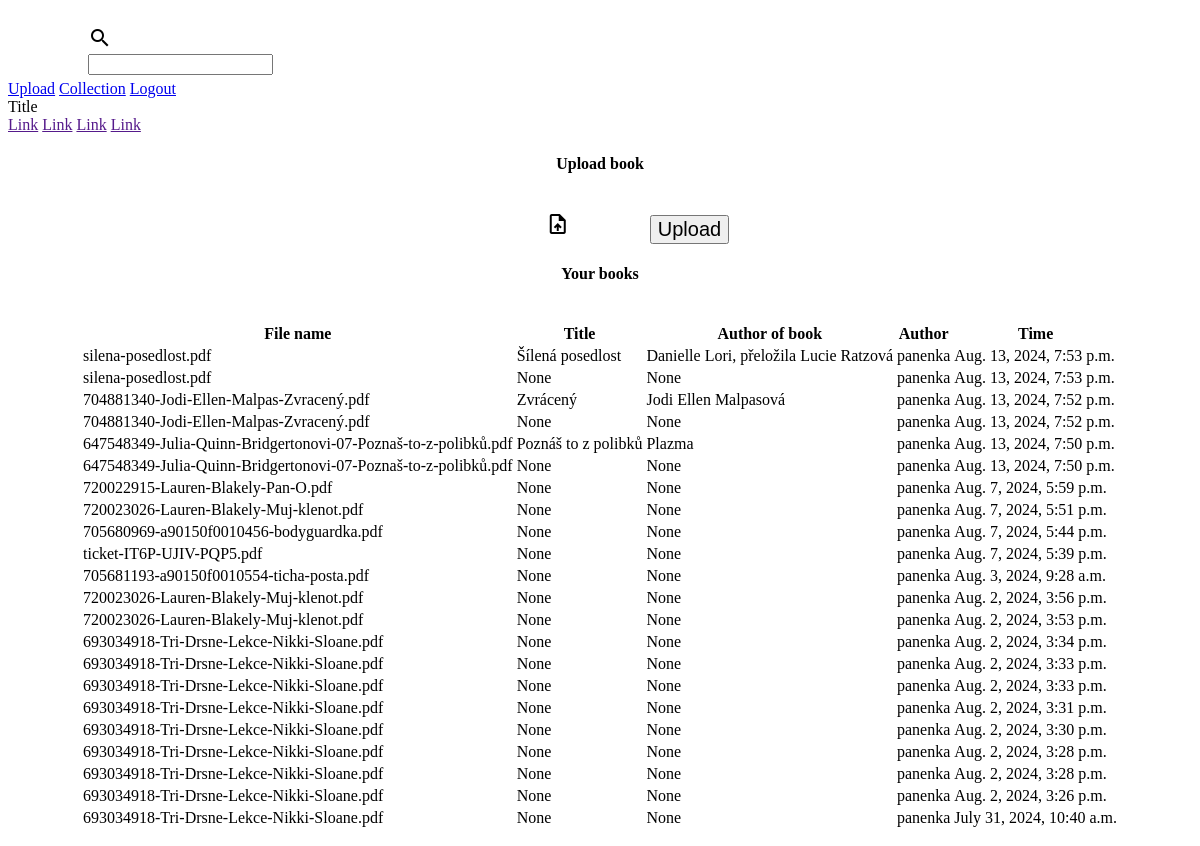
Screenshot of /upload/ (signed in) with the database file from the repository.
### library/models.py (models this page shows)
class UploadedBook(models.Model):
    file_name = models.CharField(max_length=1024)
    file = models.FileField(upload_to='uploads/')
    author = models.ForeignKey(User, on_delete=models.CASCADE)
    date = models.DateTimeField(auto_now=True)
    id = models.IntegerField(primary_key=True)
    title = models.CharField(max_length=1024, null=True)
    author_of_book = models.CharField(max_length=1024, null=True)

class User(AbstractUser):
    pass

### library/views.py (the view, shortened to what this page needs)
# urls.py: path('upload/', views.upload_file, name='upload_file'),
def upload_file(request):
    uploaded_books = UploadedBook.objects.filter(author=request.user).order_by('-date')
    return render(request, 'upload_file.html', {'uploaded_books': uploaded_books})

### library/templates/upload_file.html (shortened to what this page needs)
{% extends "layout.html" %}
{% block body %}
<h4 class="title_upload">Upload book</h4>
<div class="center_div">
  <form method="post" enctype="multipart/form-data">
    <label class="mdl-button mdl-js-button mdl-button--fab mdl-js-ripple-effect mdl-button--colored upload_book">
      <i class="material-icons">upload_file</i>
    </label>
    <input class="mdl-button mdl-js-button mdl-button--raised mdl-js-ripple-effect mdl-button--accent  upload_book"
      type="submit" value="Upload">
  </form>
</div>
<h4 class="title_upload">Your books</h4>
<div class="center_div">
  <table class="mdl-data-table mdl-js-data-table">
    <thead>
      <tr>
        <th class="mdl-data-table__cell--non-numeric">File name</th>
        <th>Title</th>
        <th>Author of book</th>
        <th>Author</th>
        <th>Time</th>
      </tr>
    </thead>
    <tbody>
      {% for book in uploaded_books %}
      <tr>
        <td class="mdl-data-table__cell--non-numeric">{{ book.file_name }}</td>
        <td>{{book.title}}</td>
        <td>{{book.author_of_book}}</td>
        <td>{{ book.author.username }}</td>
        <td>{{ book.date }}</td>
      </tr>
      {% endfor %}
    </tbody>
  </table>
</div>
{% endblock %}

### library/static/styles.css (style rules this page uses)
.upload_book { margin-left: 75px; font-size: 20px; margin-top: 20px; }
.mdl-data-table { padding: 0; margin-top: 18px; }
.title_upload { padding: 0; display: flex; justify-content: center; align-items: center; height: 100%; width: 100%; text-align: center; }
.center_div { display: flex; justify-content: center; }

### rows the page displays
UploadedBook: file_name "silena-posedlost.pdf", title "Šílená posedlost", author_of_book "Danielle Lori, přeložila Lucie Ratzová", author.username "panenka", date "Aug. 13, 2024, 7:53 p.m."
UploadedBook: file_name "silena-posedlost.pdf", title "None", author_of_book "None", author.username "panenka", date "Aug. 13, 2024, 7:53 p.m."
UploadedBook: file_name "704881340-Jodi-Ellen-Malpas-Zvracený.pdf", title "Zvrácený", author_of_book "Jodi Ellen Malpasová", author.username "panenka", date "Aug. 13, 2024, 7:52 p.m."
UploadedBook: file_name "704881340-Jodi-Ellen-Malpas-Zvracený.pdf", title "None", author_of_book "None", author.username "panenka", date "Aug. 13, 2024, 7:52 p.m."
UploadedBook: file_name "647548349-Julia-Quinn-Bridgertonovi-07-Poznaš-to-z-polibků.pdf", title "Poznáš to z polibků", author_of_book "Plazma", author.username "panenka", date "Aug. 13, 2024, 7:50 p.m."
UploadedBook: file_name "647548349-Julia-Quinn-Bridgertonovi-07-Poznaš-to-z-polibků.pdf", title "None", author_of_book "None", author.username "panenka", date "Aug. 13, 2024, 7:50 p.m."
UploadedBook: file_name "720022915-Lauren-Blakely-Pan-O.pdf", title "None", author_of_book "None", author.username "panenka", date "Aug. 7, 2024, 5:59 p.m."
UploadedBook: file_name "720023026-Lauren-Blakely-Muj-klenot.pdf", title "None", author_of_book "None", author.username "panenka", date "Aug. 7, 2024, 5:51 p.m."
UploadedBook: file_name "705680969-a90150f0010456-bodyguardka.pdf", title "None", author_of_book "None", author.username "panenka", date "Aug. 7, 2024, 5:44 p.m."
UploadedBook: file_name "ticket-IT6P-UJIV-PQP5.pdf", title "None", author_of_book "None", author.username "panenka", date "Aug. 7, 2024, 5:39 p.m."
UploadedBook: file_name "705681193-a90150f0010554-ticha-posta.pdf", title "None", author_of_book "None", author.username "panenka", date "Aug. 3, 2024, 9:28 a.m."
UploadedBook: file_name "720023026-Lauren-Blakely-Muj-klenot.pdf", title "None", author_of_book "None", author.username "panenka", date "Aug. 2, 2024, 3:56 p.m."
UploadedBook: file_name "720023026-Lauren-Blakely-Muj-klenot.pdf", title "None", author_of_book "None", author.username "panenka", date "Aug. 2, 2024, 3:53 p.m."
UploadedBook: file_name "693034918-Tri-Drsne-Lekce-Nikki-Sloane.pdf", title "None", author_of_book "None", author.username "panenka", date "Aug. 2, 2024, 3:34 p.m."
UploadedBook: file_name "693034918-Tri-Drsne-Lekce-Nikki-Sloane.pdf", title "None", author_of_book "None", author.username "panenka", date "Aug. 2, 2024, 3:33 p.m."
UploadedBook: file_name "693034918-Tri-Drsne-Lekce-Nikki-Sloane.pdf", title "None", author_of_book "None", author.username "panenka", date "Aug. 2, 2024, 3:33 p.m."
UploadedBook: file_name "693034918-Tri-Drsne-Lekce-Nikki-Sloane.pdf", title "None", author_of_book "None", author.username "panenka", date "Aug. 2, 2024, 3:31 p.m."
UploadedBook: file_name "693034918-Tri-Drsne-Lekce-Nikki-Sloane.pdf", title "None", author_of_book "None", author.username "panenka", date "Aug. 2, 2024, 3:30 p.m."
UploadedBook: file_name "693034918-Tri-Drsne-Lekce-Nikki-Sloane.pdf", title "None", author_of_book "None", author.username "panenka", date "Aug. 2, 2024, 3:28 p.m."
UploadedBook: file_name "693034918-Tri-Drsne-Lekce-Nikki-Sloane.pdf", title "None", author_of_book "None", author.username "panenka", date "Aug. 2, 2024, 3:28 p.m."
UploadedBook: file_name "693034918-Tri-Drsne-Lekce-Nikki-Sloane.pdf", title "None", author_of_book "None", author.username "panenka", date "Aug. 2, 2024, 3:26 p.m."
UploadedBook: file_name "693034918-Tri-Drsne-Lekce-Nikki-Sloane.pdf", title "None", author_of_book "None", author.username "panenka", date "July 31, 2024, 10:40 a.m."
